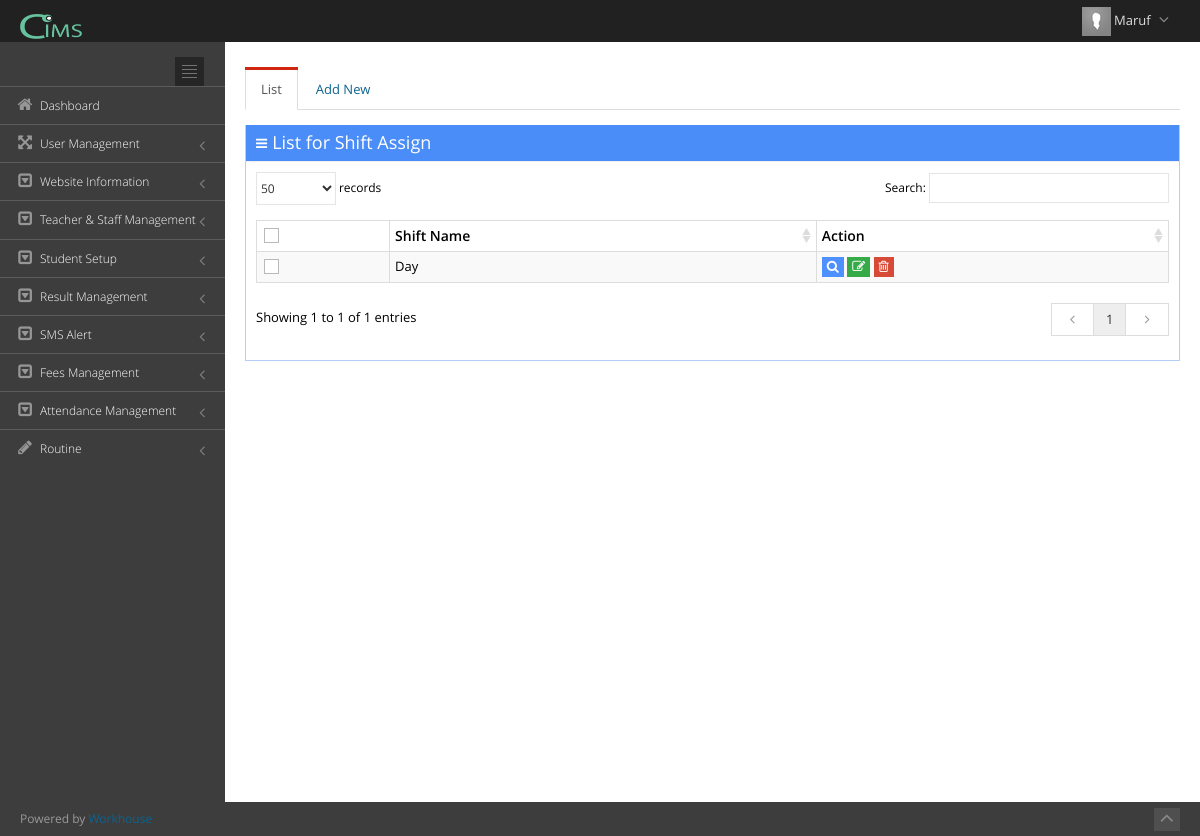
Page /index.php?view=shift_assign (signed in) on the committed database.
### tables this page shows
CREATE TABLE `user_admin` (
  `userid` int(11) NOT NULL,
  `username` text NOT NULL,
  `usr_code` varchar(500) NOT NULL,
  `role` varchar(100) NOT NULL,
  `password` varchar(500) NOT NULL,
  `image` varchar(300) NOT NULL,
  `userdate` date NOT NULL,
  `uniqueToken` varchar(40) NOT NULL
);

CREATE TABLE `t_modules` (
  `moduleid` int(11) NOT NULL COMMENT 'module id',
  `name` text NOT NULL,
  `page_caption` text NOT NULL,
  `page_link` text NOT NULL,
  `is_report` int(2) NOT NULL COMMENT '1=report,0=form',
  `is_main` int(2) NOT NULL COMMENT '1=main,0=sub',
  `icon` varchar(300) NOT NULL,
  `show` int(2) NOT NULL COMMENT '1=show,0=hide'
);

CREATE TABLE `tbl_shift` (
  `shift_id` int(11) NOT NULL,
  `class_id` int(11) NOT NULL,
  `section_id` int(11) NOT NULL,
  `shift_name` varchar(100) NOT NULL,
  `school_id` int(11) NOT NULL,
  `status` tinyint(1) NOT NULL,
  `created_on` datetime NOT NULL
);

### include/view.php (called while the page is built, shortened)
<?php
	require('functions.php');
	$htaccess = isset($_SERVER['HTACCESS']);
	if(isset($_GET['view'])){
	 	@$view = $_GET['view'];
	}
	else {
	 	$view = 'login';
	}
	$page = $view.'_asoft.php';
	include($page);
?>

### include/functions.php (called while the page is built, shortened)
<?php
function urlroute($url){
	global $htaccess;
	if(!$htaccess){
		$url = 'index.php?view='.$url;
	}
	return $url;
}
function escape($input){
	return mysql_real_escape_string($input);
}
function name($email){
	$sql = "SELECT username FROM user_admin WHERE usr_code = '$email'";
	$qry = mysql_query($sql) or die ("Error in name selection at header".mysql_error());
	$rs = mysql_fetch_array($qry);
	return $rs['username'];
}
?>

### shift_assign_asoft.php (the view, shortened to what this page needs)
<?php
$sql_Name = "SELECT name,page_link,page_caption FROM `t_modules` where page_link='".$view."'";
$qry_Name = mysql_query($sql_Name);
$page_title = mysql_result($qry_Name, 0, "name");
$page_link = mysql_result($qry_Name, 0, "page_link");
if(isset($_SESSION['com_cbs_aaiam_school_maruf_user_email']) == true)
{
?>
<div class="page-content">
<div class="row">
    <div class="col-md-12">
        <div class="tabbable tabbable-custom boxless">
            <ul class="nav nav-tabs">
                <li class="<?php if(@$_REQUEST['temp']=="Save" || @$_REQUEST['temp']=="View") {echo "";} else{echo "active";}?>"><a href="#tab_0" data-toggle="tab">List</a></li>
                <li class="<?php if(@$_REQUEST['temp']=="Save" || @$_REQUEST['temp']=="View") {echo "active";} else{echo "";}?>"><a href="#tab_1" data-toggle="tab">Add New</a></li>
            </ul>
            <div class="tab-content">
                <div class="tab-pane <?php if(@$_REQUEST['temp']=="Save" || @$_REQUEST['temp']=="View") {echo "";} else{echo "active";}?>" id="tab_0">
                	<div class="portlet box blue ">
                        <div class="portlet-title">
                            <div class="caption"><i class="icon-reorder"></i>List for <?php echo $page_title;?></div>
                        </div>
                        <div class="portlet-body  flip-scroll">
                            <form action=""  class="form-horizontal form-bordered" id="formIDdel" method="post" enctype="multipart/form-data">
                            <table class="table table-bordered table-striped table-condensed flip-content" id="sample_1">
                                <thead class="flip-content">
                                    <tr>
                                        <th><input type="checkbox" class="group-checkable" data-set="#sample_1 .checkboxes" /></th>
                                        <th>Shift Name</th>
                                        <th>Action</th>
                                    </tr>
                                </thead>
                                <tbody>
                                <?php
                                $sql_user_admin = "SELECT * FROM tbl_shift";
                                $qry_user_admin = mysql_query($sql_user_admin);
                                while($row = mysql_fetch_array($qry_user_admin)){
									$pk = $row['shift_id'];
                                ?>
                                <tr>
                                    <td><input type="checkbox" class="checkboxes" value="1" /></td>
                                    <td><?php echo $row['shift_name']?></td>
                                    <td>
                                    <?php if(@$row_access_acs[3] == 'View') {?>
                                        <a
                                        href="<?php echo urlroute($page_link); ?>&Editid=<?php echo $pk;?>&temp=View"
                                        class="btn btn-xs blue">
                                        <i class="icon-search"></i>
                                        </a>
                                    <?php }?>
                                    <?php if(@$row_access_acs[1] == 'Edit') {?>
                                        <a onclick="return confirm('Do you want to Edit?')"
                                        href="<?php echo urlroute($page_link); ?>&Editid=<?php echo $pk;?>&temp=Save"
                                        class="btn btn-xs green">
                                        <i class="icon-edit"></i>
                                        </a>
                                    <?php }?>
                                    <?php if(@$row_access_acs[2] == 'Delete') {?>
                                        <a 	onclick="return confirm('Do you want to Delete?')"
                                        href="<?php echo urlroute($page_link); ?>&Deleteid=<?php echo $pk;?>&temp=Delete"
                                        class="btn btn-xs red">
                                        <i class="icon-trash"></i>
                                        </a>
                                    <?php }?>
                                    </td>
                                </tr>
                                <?php } ?>
                                </tbody>
                            </table>
                            </form>
                        </div>
                    </div>
                </div>
        	</div>
        </div>
    </div>
</div>
</div>
<?php
} else
{
?>  <script type="text/javascript">
location.replace('index.php');
</script>
<?php }?>

### include/nav_header.php (shortened to what this page needs)
<div class="header navbar navbar-inverse navbar-fixed-top">
        <div class="header-inner">
           <a class="navbar-brand" href="#" target="_blank">
            <img src="img/login-logo.png" alt="logo" class="img-responsive" style="height:25px"/>
            </a>
            <ul class="nav navbar-nav pull-right">
                <li class="dropdown user">
                	<a href="#" class="dropdown-toggle" data-toggle="dropdown" data-hover="dropdown" data-close-others="true">
                        <?php
						$sql_view = "SELECT * FROM user_admin WHERE usr_code='".@$_SESSION['com_cbs_aaiam_school_maruf_user_email']."'";
						$qry_view = mysql_query($sql_view) or die("Error in view ->".mysql_error());
						$rs_view = mysql_fetch_array($qry_view);
						@$path = 'img/user/'.@$rs_view["image"];
						if(@$rs_view["image"] != "" && file_exists($path)==true){
							$thumbs  = 'img/user/thumbs/small'.@$rs_view["image"];
						}else{
							$thumbs  = 'assets/img/avatar.png';
						}
						?>
                        <img alt="" src="<?php echo $thumbs;?>" height="29"/>
               	 		<span class="username"><?php echo name($_SESSION['com_cbs_aaiam_school_maruf_user_email']);?></span>
                		<i class="icon-angle-down"></i>
                	</a>
                </li>
            </ul>
        </div>
</div>

### include/nav_sidebar.php (shortened to what this page needs)
<div class="page-sidebar navbar-collapse collapse">
         <ul class="page-sidebar-menu">
            <li>
               <div class="sidebar-toggler hidden-phone"></div>
            </li>
            <?php
$Select = mysql_query("SELECT * FROM `hierarchy`");
while($Row = mysql_fetch_assoc($Select)){
	if($Row['category'] == 'm'){
		$Arr[$Row['hierarchy_id']] = $Row['sub_category'];
	}else{
		$Childs[$Row['category']][$Row['hierarchy_id']] = $Row['sub_category'];
	}
}
function gettree($Array,$view,$macs){
		foreach($Array as $key => $value){
			if(array_key_exists($value,@$macs)){
				$sql_category_name = "SELECT * FROM t_modules WHERE moduleid = '".escape($value)."'";
				$qry_category_name = mysql_query($sql_category_name);
				while($rs_category_name = mysql_fetch_array($qry_category_name))
				{
					$name = $rs_category_name['name'];
					$page_link = $rs_category_name['page_link'];
					$icon = $rs_category_name['icon'];
				}
				$qry_is_main_cat = mysql_query("SELECT category FROM `hierarchy` WHERE hierarchy_id=$key");
				$is_main_cat = mysql_result($qry_is_main_cat, 0, "category");
				echo '<li id="module_'.$value.'" ';
					if($page_link == $view) echo 'class="active "';
				echo '>';
					echo '<a   href="'.urlroute($page_link).'"';
					echo '>';
						echo '<i class="'.$icon.'"></i>';
						echo '<span class="title">';
						echo $name;
						echo '</span>';
					echo '</a> ';
				if($is_main_cat != 'm'){
					echo '</li>';
				}
			}
		}
}
gettree($Arr,$view,$macs);
?>
         </ul>
      </div>

### assets/css/style-metronic.css (style rules this page uses)
div, input, select, textarea, span, img, table, td, th, p, a, button, ul, code, pre, li { -webkit-border-radius: 0 !important; -moz-border-radius: 0 !important; border-radius: 0 !important; }
.btn { border-width: 0; padding: 7px 14px; font-size: 14px; outline: none !important; -webkit-box-shadow: none !important; -moz-box-shadow: none !important; box-shadow: none !important; -webkit-border-radius: 0 !important; -moz-border-radius: 0 !important; border-radius: 0 !important; -webkit-text-shadow: none; -moz-text-shadow: none; text-shadow: none; }
.btn.red { color: white; text-shadow: none; background-color: #d84a38; }
.btn.blue { color: white; text-shadow: none; background-color: #4d90fe; }
.btn.green { color: white; text-shadow: none; background-color: #35aa47; }
.btn > i { font-size: 14px; }
.btn-sm, .btn-xs { padding: 5px 10px; font-size: 12px; line-height: 1.5; }
.btn-sm > i, .btn-xs > i { font-size: 13px; }
.btn-xs { padding: 1px 5px; }
.nav-tabs, .nav-pills { margin-bottom: 10px; }
.table thead > tr > th { border-bottom: 0; }

### assets/css/style-responsive.css (style rules this page uses)
@media (min-width: 992px) { .page-sidebar { position: absolute; width: 225px; } }
@media (min-width: 992px) { .page-sidebar.navbar-collapse { max-height: none !important; } }
@media (min-width: 992px) { .page-content { margin-left: 225px; margin-top: 0px; min-height: 760px; padding: 25px 20px 20px 20px; } }

### assets/css/plugins.css (style rules this page uses)
.dataTable { width: 100% !important; clear: both; margin-top: 5px; }
.dataTable > thead > tr > th.sorting, .dataTable > thead > tr > th.sorting_asc, .dataTable > thead > tr > th.sorting_desc { padding-right: 18px; }

### assets/css/themes/default.css (style rules this page uses)
body { background-color: #3d3d3d !important; }
.header { filter: none !important; background-image: none !important; background-color: #212121 !important; }
.header .navbar-nav li.dropdown .dropdown-toggle i { color: #8a8a8a !important; }
.page-sidebar { background-color: #3d3d3d; }
ul.page-sidebar-menu > li > a { border-top: 1px solid #5c5c5c !important; color: #ffffff !important; }
ul.page-sidebar-menu > li:last-child > a { border-bottom: 1px solid transparent !important; }
ul.page-sidebar-menu > li a i { color: #969696; }
.sidebar-toggler { background-image: url(../../img/sidebar-toggler.jpg); background-color: #242424; }

### rows in the picture
user_admin: username "Maruf"
t_modules: name "Dashboard"
t_modules: name "User Management"
t_modules: name "Website Information"
t_modules: name "Teacher & Staff Management"
t_modules: name "Student Setup"
t_modules: name "Result Management"
t_modules: name "SMS Alert"
t_modules: name "Fees Management"
t_modules: name "Attendance Management"
t_modules: name "Routine"
t_modules: name "Shift Assign"
tbl_shift: shift_name "Day"
